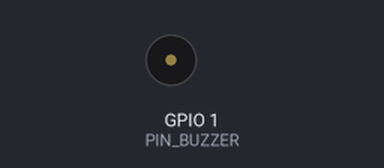
Bench run of a sketch on a simulated ESP32-C3. On the bench: buzzer (waves = sounding, pin HIGH). What the sketch prints to the serial monitor is not drawn.

Above: at 0.1 s.
At 10.1 s:
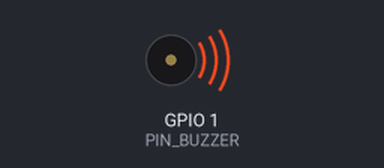
Timing chart, 0 to 25.1 s (numbered marks = the images above):
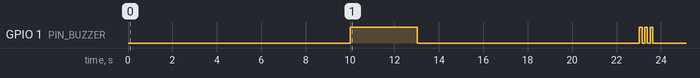

The sketch:

zz_buzzer_test.ino
```cpp
// =================================================================
// zz_buzzer_test — 능동 부저 단독 격리 테스트 (GPIO1 만 건드림).
//   LTE/GPS/LIS/sleep/WiFi 전부 없음 → 부저 원인 완전 격리.
//   각 단계(A~F)를 시리얼에 찍으며 GPIO1 상태를 바꿈. 소리와 로그를 대조하세요.
//
//   판정 포인트:
//   · A(LOW 8s) 가 무음, B(HIGH 3s) 가 울림  → GPIO1 이 부저 제어, LOW=무음 (정상)
//   · A(LOW) 가 여전히 울림                   → GPIO1 LOW 로 안 꺼짐 = 배선/HW 문제 (다른 핀?)
//   · D(INPUT_PULLDOWN) 가 울림               → 플로팅 시 울림 = boot/sleep 전기적 원인 확정
//
//   FQBN: esp32:esp32:esp32c3:CDCOnBoot=cdc  (시리얼 관찰용)
// =================================================================
#define PIN_BUZZER 1

static void hold(const char *tag, int level, uint32_t ms) {
  const char *st = (level < 0) ? "INPUT_PULLDOWN(float)" : (level ? "HIGH(=on 예상)" : "LOW(=off 예상)");
  Serial.printf("[%lus] --- %s : GPIO1 = %s for %lums ---\n",
    (unsigned long)(millis() / 1000), tag, st, (unsigned long)ms);
  Serial.flush();
  if (level < 0) {
    pinMode(PIN_BUZZER, INPUT_PULLDOWN);
  } else {
    pinMode(PIN_BUZZER, OUTPUT);
    digitalWrite(PIN_BUZZER, level ? HIGH : LOW);
  }
  uint32_t t0 = millis();
  while (millis() - t0 < ms) delay(50);
}

void setup() {
  pinMode(PIN_BUZZER, OUTPUT);
  digitalWrite(PIN_BUZZER, LOW);   // 부팅 즉시 LOW
  Serial.begin(115200);
  delay(2000);
  Serial.println();
  Serial.println(F("=== zz_buzzer_test — GPIO1 단독 격리 ==="));
  Serial.println(F("소리를 들으며 각 단계 로그와 대조하세요."));
}

void loop() {
  hold("A LOW",            0, 8000);   // 무음이어야 함
  hold("B HIGH",           1, 3000);   // 울려야 함 (active buzzer on)
  hold("C LOW",            0, 5000);   // 무음
  hold("D FLOAT(pulldown)", -1, 5000); // 플로팅 상태 — 울리는지?

  // E: 짧은 3-beep (HIGH/LOW 토글)
  Serial.printf("[%lus] --- E 3-beep (120ms on/off) ---\n", (unsigned long)(millis() / 1000));
  pinMode(PIN_BUZZER, OUTPUT);
  for (int i = 0; i < 3; i++) {
    digitalWrite(PIN_BUZZER, HIGH); delay(120);
    digitalWrite(PIN_BUZZER, LOW);  delay(120);
  }

  hold("F LOW (긴 무음)",   0, 10000);  // 10s 무음 — 여기서 울리면 GPIO1 무관 확정
}
```

Measured:
- by itself, GPIO 1 (PIN_BUZZER): LOW → HIGH at 10.0 s, → LOW 3.0 s later, → HIGH 10.0 s later, → LOW 0.12 s later, … (8 changes in this stretch)
